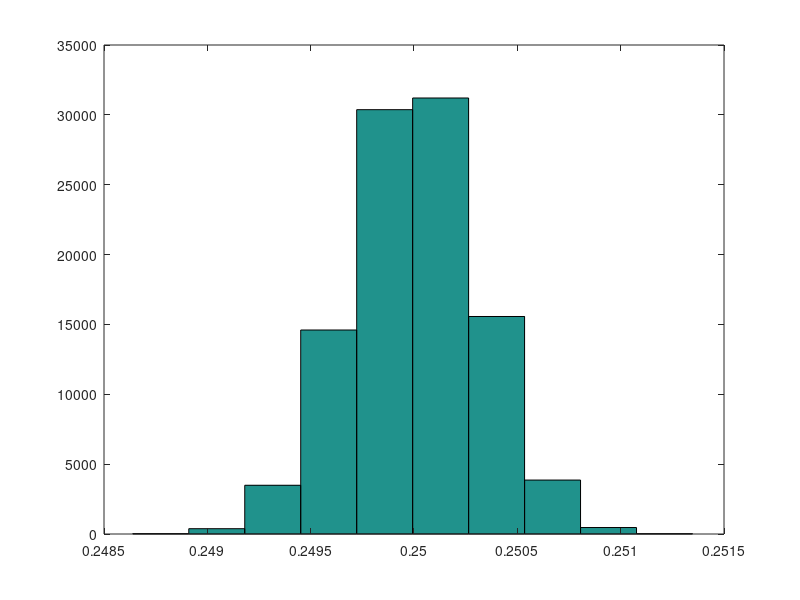
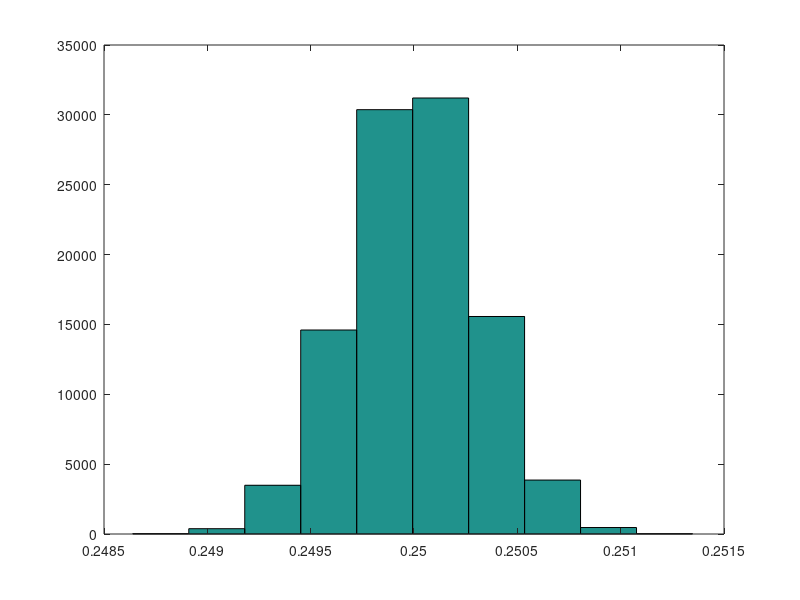

Here is the MATLAB script that generated these plots, in order: (Note: this script raises an error after producing the figures.)
%% understanding Jbar, tau, and sigma

sigma = 5;
Jbar = 16;
tau = .0001;

nSamps = 1e5;
samps = sqrt(1./gamrnd(Jbar/tau,tau,1,nSamps));

hist(1./samps.^2)
hist(samps)

figure; hist(samps)
mean(samps)

%% ==========================================================
%             STUFF WITH ACTUAL DATA!
% ===========================================================
% 02.5.2017

% load in data file
load('group_data.mat')

% saving subjid, priority, radius, response_x, response_y, target_theta
usefuldata = group_data(:,[1 2 4 6 7 13]);

% deleting nans
idx = logical(sum(isnan(usefuldata),2)); % idxs of nans 
usefuldata(idx,:) = [];

% rename useful columns of group_data.mat
data_subj = usefuldata(:,1);
data_priority = usefuldata(:,2);
data_radius = usefuldata(:,3);
response_x = usefuldata(:,4);
response_y = usefuldata(:,5);
target_x = 10*cosd(usefuldata(:,6)); % x location
target_y = 10*sind(usefuldata(:,6)); % y location

% errors
error_x = response_x - target_x;
error_y = response_y - target_y;
error_distance = sqrt(error_x.^2 + error_y.^2);

% deleting trials with technical malfunctions
idx = (error_distance >= 10) | (data_radius >= 10);
error_distance(idx) = [];
data_priority(idx) = [];
data_subj(idx) = [];
data_radius(idx) = [];

% priority and subject numbers
priorityVec = sort(unique(data_priority),'descend'); % priority condition
nPriorities = length(priorityVec);
titleVec = {'high','med','low'};
subjVec = unique(data_subj);
nSubj = length(subjVec);

data = cell(1,nSubj);
for isubj = 1:nSubj
    subjnum = subjVec(isubj);
    
    data{isubj} = cell(1,nPriorities);
    for ipriority = 1:nPriorities
        priority = priorityVec(ipriority);
        idx = (data_subj == subjnum) & (data_priority == priority);
        nTrials = sum(idx);
        
        data{isubj}{ipriority} = nan(nTrials,2);
        data{isubj}{ipriority}(:,1) = error_distance(idx);
        data{isubj}{ipriority}(:,2) = data_radius(idx);
    end
end

save('cleandata.mat','data')
